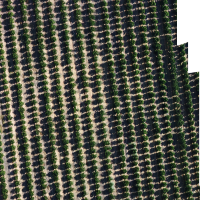
#> input picture sourceimages/windowspecial-2.png, 200 x 200 px, found by its file name
$ python v030.py
#> lines starting #> are read from the running program, lines starting #| are printed output that depends on the picture; after the words box and inside, x2 and y2 are one past the last pixel; in counts of white or black regions, pixels touching at a corner belong together
### versions/linedrawer.py
#to draw lines on a processed image
import math
import cv2 as cv

draw_colour = (0,0,255) # bgr in opencv
central_colour = (255,0,0) # central point colour
line_thickness = 2

version_name = "Linedrawer"

def drawlines(image, line_list):
    #draws the lines onto the (presumibly) processed image
    if line_list is not None:
        for i in range(0, len(line_list)):
            rho = line_list[i][0][0]
            theta = line_list[i][0][1]
            a = math.cos(theta)
            b = math.sin(theta)
            x0 = a * rho
            y0 = b * rho
            pt1 = (int(x0 + 1000*(-b)), int(y0 + 1000*(a))) #(x1,y1)
            pt2 = (int(x0 - 1000*(-b)), int(y0 - 1000*(a))) #(x2,y2)
            cv.line(image, pt1, pt2, draw_colour, line_thickness, cv.LINE_AA)

    #cv.imshow("Detected Lines (in red) - Standard Hough Line Transform", image)
    return image

def drawlinesp(image, probabilistic_line_list):
    #draws the lines of the probabilistic lines onto the processed image
    #data appears to be given by open cv mirrored and with respect to the horizontal (0)
    #or not mirrored and with respect to the -horizontal (180)
    if probabilistic_line_list is not None:
        for i in range(0, len(probabilistic_line_list)):
            l = probabilistic_line_list[i][0]
            cv.line(image, (l[0], l[1]), (l[2], l[3]), draw_colour, line_thickness, cv.LINE_AA)

    #cv.imshow("Detected Lines (in red) - Probabilistic Line Transform", image)
    return image

# [5 lines left out: function drawlinesCentre, not called in this run]


def importtest():
    return version_name

def main():
    print("Running", version_name)

# [2 lines that do not run on import are left out]

### versions/v030/v030.py
import cv2 as cv
import numpy as np
import sys
sys.path.append('./')

#gets drawlines() and drawlinesp()
from versions.linedrawer import drawlines, drawlinesp

#required installs:
#pip install opencv-python


version_name = "v030"

default_file = 'sourceimages/windowspecial-2.png' #tested with julians images
default_parameter_list = []

def run(src_image, parameter_list):
    # Loads an image
#> called with src_image = 'sourceimages/windowspecial-2.png'
    src = cv.imread(cv.samples.findFile(src_image), cv.IMREAD_ANYCOLOR)
#> src is the input picture: shape (200, 200, 3); mean B, G, R 73.9, 85.5, 83.1

    #extract the blue,green,red bands
    b,g,r = cv.split(src)
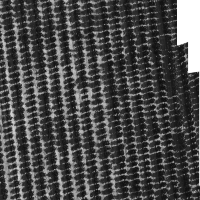
#> b: shape (200, 200); min 13, max 255, mean 73.9
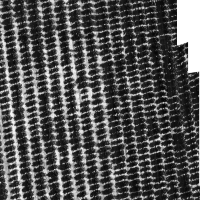
#> r: shape (200, 200); min 3, max 255, mean 83.1

    #we disregard red and blue
    greensrc = 2*g-r-b
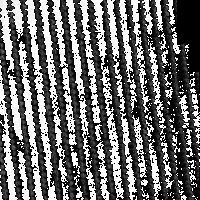
#> greensrc: shape (200, 200); min 0, max 255, mean 106.4

    #output canny (not good)
    #easy placeholder until morphological pruning
    #greensrc = cv.Canny(greensrc, 280, 290, None, 3)

    size = np.size(greensrc) #returns the product of the array dimensions
#> size = 40000

    skel = np.zeros(greensrc.shape,np.uint8) #array of zeros

    ret,greensrc = cv.threshold(greensrc,128,255,0) #thresholding the image
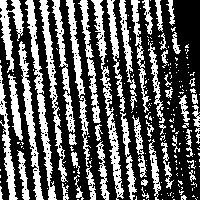
#> greensrc: shape (200, 200); 36.1% white; 204 white regions (153 under 20 px), largest, box (x1, y1, x2, y2) and area: (25, 0, 57, 200) 1217, (91, 0, 124, 200) 1178, (39, 0, 68, 182) 963
    element = cv.getStructuringElement(cv.MORPH_CROSS,(3,3))
    done = False
    while( not done):
        eroded = cv.erode(greensrc,element)
        temp = cv.dilate(eroded,element)
        temp = cv.subtract(greensrc,temp)
        skel = cv.bitwise_or(skel,temp)
        greensrc = eroded.copy()
        zeros = size - cv.countNonZero(greensrc)
        if zeros==size:
            done = True
#> this loop made 7 passes
#> zeros on passes 1 to 7: 33501, 37749, 39509, 39954, 39991, 39999, 40000
#> pass 1, in run, `temp = cv.subtract(greensrc,temp)`:
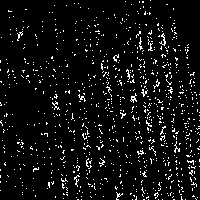
#> temp: shape (200, 200); 6% white in thin lines or dots
#> after the loop: eroded: shape (200, 200); every value is 0
#> after the loop:
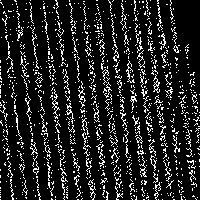
#> skel: shape (200, 200); 13.2% white in thin lines or dots

    # Copy edges to the images that will display the results in BGR
    csrc = cv.cvtColor(skel, cv.COLOR_GRAY2BGR)
#> csrc: shape (200, 200, 3); 13.2% white in thin lines or dots

    #copys to draw lines on
    srchough = np.copy(csrc)
    srchoughp = np.copy(csrc)

    #draw lines on image - non probabalistic
    lines = cv.HoughLines(skel, 1, np.pi / 180, 130, None, 0, 0)
#> lines = None
    drawlines(srchough,lines)

    #draw lines on image - probabalistic
    linesP = cv.HoughLinesP(skel, 1, np.pi / 180, 50, None, 50, 10)
#> linesP = 37 rows, first 6: [136, 118, 148, 199], [30, 0, 51, 199], [95, 14, 111, 142], [109, 1, 133, 195], [87, 32, 105, 180], [77, 76, 90, 196]
    drawlinesp(srchoughp,linesP)
#> the loop in drawlinesp, `for i in range(0, len(probabilistic_line_list)):` made 37 passes
#> l on passes 1 to 12: [136, 118, 148, 199], [30, 0, 51, 199], [95, 14, 111, 142], [109, 1, 133, 195], [87, 32, 105, 180], [77, 76, 90, 196], [43, 1, 64, 199], [135, 121, 143, 199], [135, 28, 156, 199], [64, 76, 77, 199], [43, 4, 50, 75], [24, 66, 40, 199]
#> after the loop in drawlinesp, `for i in range(0, len(probabilistic_line_list)):`:
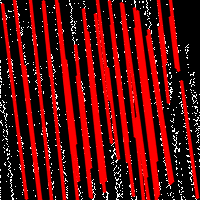
#> image: shape (200, 200, 3); mean B, G, R 11.3, 11.3, 91.6

    #view the green extracted image
    cv.imshow("Source", csrc)
    cv.imshow("Lines", srchough)
    cv.imshow("Linesp", srchoughp)

    cv.waitKey()
    return 0

def importtest():
    return version_name

def main():
    print("Running Directly")
    run(default_file, default_parameter_list)

if __name__ == "__main__":
    main()

$ run again, with sourceimages/windowspecial-1.png copied over sourceimages/windowspecial-2.png
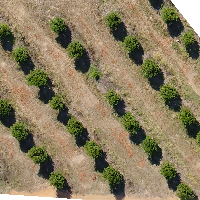
#> input picture sourceimages/windowspecial-1.png, 200 x 200 px, found by its file name
#> in run, src is the input picture: shape (200, 200, 3); mean B, G, R 96.4, 126.4, 139.3
#> size = 40000
#> the loop in run, `while( not done):` made 5 passes
#> zeros on passes 1 to 5: 38543, 39643, 39921, 39992, 40000
#> after the loop in run, `while( not done):`:
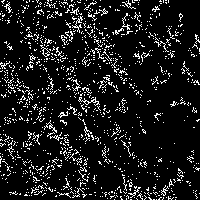
#> skel: shape (200, 200); 10.6% white in thin lines or dots
#> csrc: shape (200, 200, 3); 10.6% white in thin lines or dots
#> lines = None
#> linesP = [[1, 1, 129, 138], [66, 2, 137, 92], [53, 41, 97, 126], [121, 73, 177, 32], [8, 167, 67, 108], [58, 60, 80, 0], [1, 63, 48, 123], [0, 68, 61, 141]]
#> the loop in drawlinesp, `for i in range(0, len(probabilistic_line_list)):` made 8 passes
#> after the loop in drawlinesp, `for i in range(0, len(probabilistic_line_list)):`:
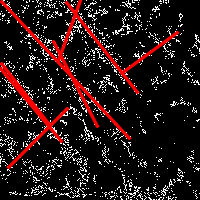
#> image: shape (200, 200, 3); mean B, G, R 23, 23, 38.9
